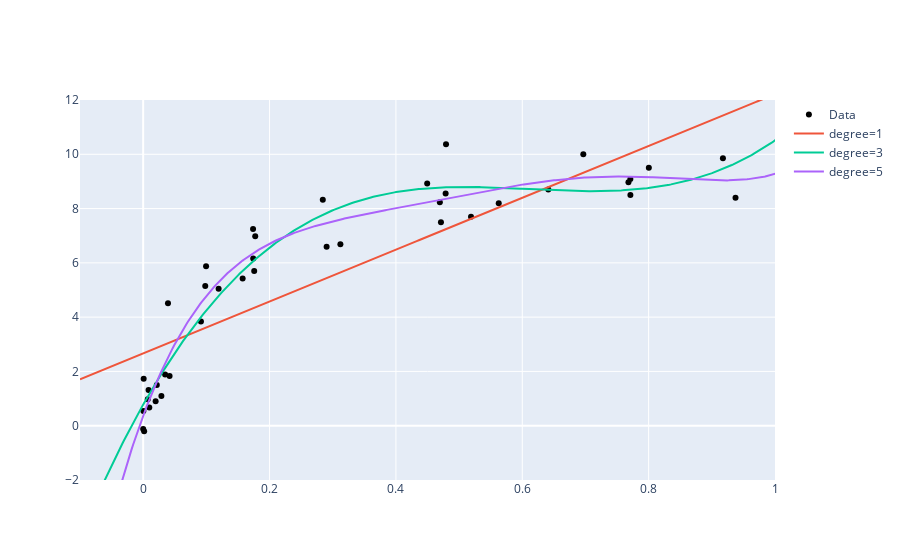

The code cell stored with this chart in its notebook:
### Code cell
import plotly.graph_objects as go

X_test = np.linspace(-0.1, 1.1, 500)[:, None]

fig = go.Figure(layout={
    "xaxis_range": [-0.1, 1.0],
    "yaxis_range": [-2, 12]
})

fig.add_scatter(
    x=X.ravel(),
    y=y,
    mode="markers",
    name="Data",
    marker_color = "black"
)

for degree in [1, 3, 5]:
    y_test = PolynomialRegression(degree).fit(X, y).predict(X_test)

    fig.add_scatter(
        x=X_test.ravel(),
        y=y_test,
        mode="lines",
        name=f"degree={degree}"
    )
    
fig

### Figure 1 — Plotly figure (JSON) as saved in the notebook; plotly's stock layout.template omitted (floating-point values rounded to 4 significant figures; data arrays with more than 128 entries replaced by an {"elided": "..."} marker saying what was removed)
{"data": [{"marker": {"color": "black"}, "mode": "markers", "name": "Data", "type": "scatter", "x": [0.1739, 0.5189, 1.308e-08, 0.0914, 0.02154, 0.008526, 0.03469, 0.1194, 0.1574, 0.2903, 0.1757, 0.4695, 0.0418, 0.7711, 0.0007501, 0.4495, 0.1741, 0.3121, 0.01971, 0.03924, 0.6412, 0.9375, 0.09823, 0.4793, 0.7681, 0.8003, 0.007233, 0.001525, 0.02884, 0.7711, 0.009672, 0.1773, 0.9176, 0.2843, 0.4787, 0.09955, 0.4713, 0.6966, 0.0003345, 0.5627], "y": [7.25, 7.7, -0.1229, 3.84, 1.504, 1.316, 1.884, 5.046, 5.428, 6.593, 5.702, 8.231, 1.831, 9.086, 1.734, 8.922, 6.16, 6.686, 0.8992, 4.511, 8.702, 8.399, 5.146, 10.37, 8.968, 9.506, 0.9746, -0.202, 1.096, 8.503, 0.673, 6.981, 9.856, 8.329, 8.558, 5.874, 7.495, 9.998, 0.5463, 8.193]}, {"mode": "lines", "name": "degree=1", "type": "scatter", "x": {"elided": "500 float values"}, "y": {"elided": "500 float values"}}, {"mode": "lines", "name": "degree=3", "type": "scatter", "x": {"elided": "500 float values"}, "y": {"elided": "500 float values"}}, {"mode": "lines", "name": "degree=5", "type": "scatter", "x": {"elided": "500 float values"}, "y": {"elided": "500 float values"}}], "layout": {"xaxis": {"range": [-0.1, 1]}, "yaxis": {"range": [-2, 12]}}}
